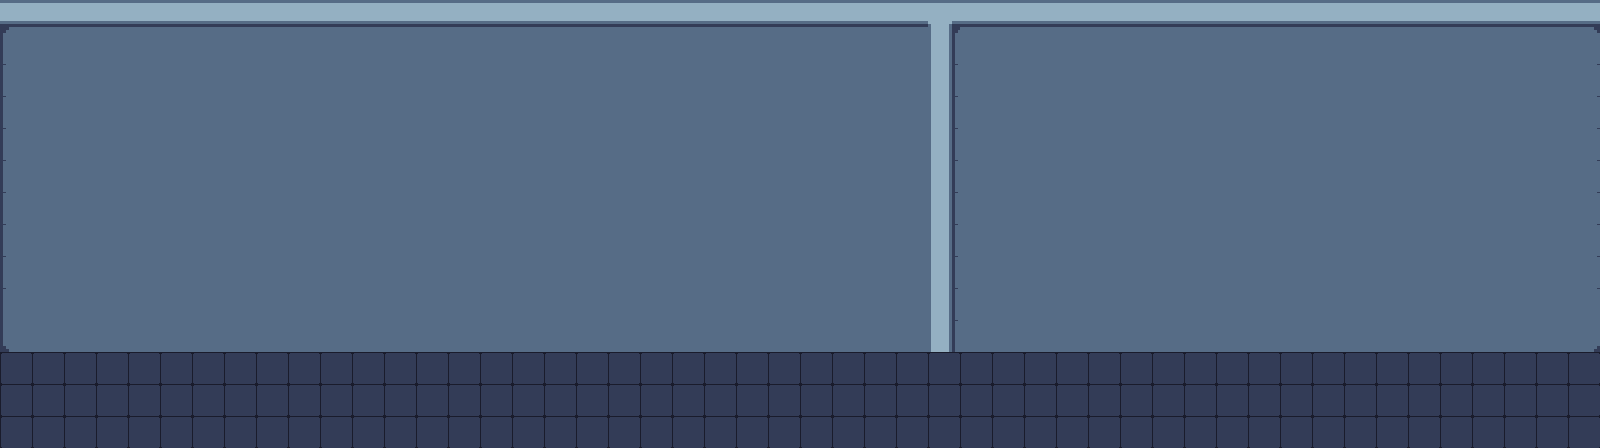

Below is a game level as drawn by its tile map, then a one-line description and the .tmx file that defines it, in full:
An orthogonal 50x14 tile map with 32x32 px tiles, 2 tile layers (ground, wall), 6 tilesets.

<map version="1.8" tiledversion="1.8.4" orientation="orthogonal" renderorder="right-down" width="50" height="14" tilewidth="32" tileheight="32" infinite="0" nextlayerid="9" nextobjectid="1">
 <tileset firstgid="1" name="tileset x1" tilewidth="32" tileheight="32" tilecount="851" columns="37">
  <image source="tileset x1.png" width="1184" height="736" />
 </tileset>
 <tileset firstgid="852" name="props and items x1" tilewidth="32" tileheight="32" tilecount="528" columns="24">
  <image source="props and items x1.png" width="768" height="704" />
 </tileset>
 <tileset firstgid="1380" name="props and items x2" tilewidth="32" tileheight="32" tilecount="2112" columns="48">
  <image source="props and items x2.png" width="1536" height="1408" />
 </tileset>
 <tileset firstgid="3492" name="tileset x2" tilewidth="32" tileheight="32" tilecount="3404" columns="74">
  <image source="tileset x2.png" width="2368" height="1472" />
 </tileset>
 <tileset firstgid="6896" name="tileset x3" tilewidth="32" tileheight="32" tilecount="7659" columns="111">
  <image source="tileset x3.png" width="3552" height="2208" />
 </tileset>
 <tileset firstgid="14555" name="props and items x3" tilewidth="32" tileheight="32" tilecount="4752" columns="72">
  <image source="props and items x3.png" width="2304" height="2112" />
 </tileset>
 <layer id="8" name="ground" width="50" height="14">
  <data encoding="csv">
6911,6912,6912,6912,6912,6912,6912,6912,6912,6912,6912,6912,6912,6912,6912,6912,6912,6912,6912,6912,6912,6912,6912,6912,6912,6912,6912,6912,6912,6908,6912,6912,6912,6912,6912,6912,6912,6912,6912,6912,6912,6912,6912,6912,6912,6912,6912,6912,6912,6913,
7022,7023,7023,7023,7023,7023,7023,7023,7023,7023,7023,7023,7023,7023,7023,7023,7023,7023,7023,7023,7023,7023,7023,7023,7023,7023,7023,7023,7023,7019,7023,7023,7023,7023,7023,7023,7023,7023,7023,7023,7023,7023,7023,7023,7023,7023,7023,7023,7023,7024,
7022,7134,7134,7134,7134,7134,7134,7134,7134,7134,7134,7134,7134,7134,7023,7023,7023,7023,7023,7023,7023,7023,7023,7023,7023,7023,7023,7023,7023,7019,7023,7023,7023,7134,7134,7134,7134,7134,7134,7134,7134,7023,7023,7023,7023,7023,7023,7134,7023,7024,
7022,7023,7023,7023,7023,7023,7023,7023,7023,7023,7023,7023,7023,7023,7023,7023,7023,7023,7023,7023,7023,7023,7023,7023,7023,7023,7023,7023,7023,7019,7023,7023,7023,7023,7023,7023,7023,7023,7023,7023,7023,7023,7023,7023,7023,7023,7023,7023,7023,7024,
7022,7134,7134,7134,7134,7134,7134,7134,7134,7134,7134,7134,7134,7134,7134,7134,7134,7134,7134,7134,7134,7134,7134,7134,7134,7134,7023,7134,7134,7019,7134,7134,7134,7134,7134,7134,7134,7134,7134,7134,7134,7134,7134,7134,7134,7134,7134,7023,7023,7024,
7022,7134,7134,7134,7134,7134,7134,7134,7023,7023,7023,7023,7023,7023,7023,7023,7023,7023,7023,7134,7134,7134,7134,7134,7134,7134,7023,7134,7134,7019,7134,7134,7134,7134,7134,7134,7134,7134,7134,7134,7134,7134,7134,7134,7134,7134,7134,7134,7134,7024,
7022,7023,7023,7023,7023,7023,7023,7023,7134,7023,7023,7023,7023,7023,7023,7023,7023,7023,7023,7023,7023,7023,7023,7023,7023,7023,7023,7023,7023,7019,7023,7023,7023,7023,7023,7023,7023,7023,7023,7023,7023,7023,7023,7023,7023,7023,7023,7023,7134,7024,
7022,7134,7134,7134,7134,7134,7134,7134,7134,7023,7023,7023,7023,7023,7023,7023,7023,7023,7023,7023,7023,7023,7023,7134,7134,7134,7023,7134,7023,7019,7023,7023,7023,7023,7023,7023,7023,7023,7023,7023,7023,7023,7023,7023,7023,7023,7134,7134,7134,7024,
7022,7023,7023,7023,7023,7023,7023,7023,7023,7134,7023,7023,7023,7023,7023,7023,7023,7023,7023,7023,7023,7023,7023,7023,7023,7023,7023,7023,7134,7019,7134,7134,7134,7134,7134,7134,7134,7134,7134,7134,7134,7134,7134,7134,7134,7134,7023,7023,7023,7024,
7022,7134,7134,7134,7134,7134,7134,7134,7134,7134,7134,7134,7134,7023,7023,7023,7023,7023,7023,7023,7023,7023,7023,7023,7023,7023,7023,7023,7134,7019,7134,7134,7134,7134,7134,7134,7134,7134,7134,7134,7134,7023,7023,7023,7023,7023,7134,7134,7134,7024,
7133,7023,7023,7023,7023,7023,7023,7023,7023,7023,7023,7023,7023,7134,7134,7134,7134,7134,7134,7134,7134,7134,7134,7134,7134,7134,7023,7023,7023,7019,7023,7023,7023,7023,7023,7023,7023,7023,7134,7134,7134,7134,7023,7023,7023,7023,7023,7023,7023,7135,
72,72,72,72,72,72,72,72,72,72,72,72,72,72,72,72,72,72,72,72,72,72,72,72,72,72,72,72,72,72,72,72,72,72,72,72,72,72,72,72,72,72,72,72,72,72,72,72,72,72,
72,72,72,72,72,72,72,72,72,72,72,72,72,72,72,72,72,72,72,72,72,72,72,72,72,72,72,72,72,72,72,72,72,72,72,72,72,72,72,72,72,72,72,72,72,72,72,72,72,72,
72,72,72,72,72,72,72,72,72,72,72,72,72,72,72,72,72,72,72,72,72,72,72,72,72,72,72,72,72,72,72,72,72,72,72,72,72,72,72,72,72,72,72,72,72,72,72,72,72,72
</data>
 </layer>
 <layer id="7" name="wall" width="50" height="14">
  <data encoding="csv">
0,0,0,0,0,0,0,0,0,0,0,0,0,0,0,0,0,0,0,0,0,0,0,0,0,0,0,0,0,0,0,0,0,0,0,0,0,0,0,0,0,0,0,0,0,0,0,0,0,0,
0,0,0,0,0,0,0,0,0,0,0,0,0,0,0,0,0,0,0,0,0,0,0,0,0,0,0,0,0,0,0,0,0,0,0,0,0,0,0,0,0,0,0,0,0,0,0,0,0,0,
0,0,0,0,0,0,0,0,0,0,0,0,0,0,0,0,0,0,0,0,0,0,0,0,0,0,0,0,0,0,0,0,0,0,0,0,0,0,0,0,0,0,0,0,0,0,0,0,0,0,
0,0,0,0,0,0,0,0,0,0,0,0,0,0,0,0,0,0,0,0,0,0,0,0,0,0,0,0,0,0,0,0,0,0,0,0,0,0,0,0,0,0,0,0,0,0,0,0,0,0,
0,0,0,0,0,0,0,0,0,0,0,0,0,0,0,0,0,0,0,0,0,0,0,0,0,0,0,0,0,0,0,0,0,0,0,0,0,0,0,0,0,0,0,0,0,0,0,0,0,0,
0,0,0,0,0,0,0,0,0,0,0,0,0,0,0,0,0,0,0,0,0,0,0,0,0,0,0,0,0,0,0,0,0,0,0,0,0,0,0,0,0,0,0,0,0,0,0,0,0,0,
0,0,0,0,0,0,0,0,0,0,0,0,0,0,0,0,0,0,0,0,0,0,0,0,0,0,0,0,0,0,0,0,0,0,0,0,0,0,0,0,0,0,0,0,0,0,0,0,0,0,
0,0,0,0,0,0,0,0,0,0,0,0,0,0,0,0,0,0,0,0,0,0,0,0,0,0,0,0,0,0,0,0,0,0,0,0,0,0,0,0,0,0,0,0,0,0,0,0,0,0,
0,0,0,0,0,0,0,0,0,0,0,0,0,0,0,0,0,0,0,0,0,0,0,0,0,0,0,0,0,0,0,0,0,0,0,0,0,0,0,0,0,0,0,0,0,0,0,0,0,0,
0,0,0,0,0,0,0,0,0,0,0,0,0,0,0,0,0,0,0,0,0,0,0,0,0,0,0,0,0,0,0,0,0,0,0,0,0,0,0,0,0,0,0,0,0,0,0,0,0,0,
0,0,0,0,0,0,0,0,0,0,0,0,0,0,0,0,0,0,0,0,0,0,0,0,0,0,0,0,0,0,0,0,0,0,0,0,0,0,0,0,0,0,0,0,0,0,0,0,0,0,
0,0,0,0,0,0,0,0,0,0,0,0,0,0,0,0,0,0,0,0,0,0,0,0,0,0,0,0,0,0,0,0,0,0,0,0,0,0,0,0,0,0,0,0,0,0,0,0,0,0,
0,0,0,0,0,0,0,0,0,0,0,0,0,0,0,0,0,0,0,0,0,0,0,0,0,0,0,0,0,0,0,0,0,0,0,0,0,0,0,0,0,0,0,0,0,0,0,0,0,0,
0,0,0,0,0,0,0,0,0,0,0,0,0,0,0,0,0,0,0,0,0,0,0,0,0,0,0,0,0,0,0,0,0,0,0,0,0,0,0,0,0,0,0,0,0,0,0,0,0,0
</data>
 </layer>
</map>
